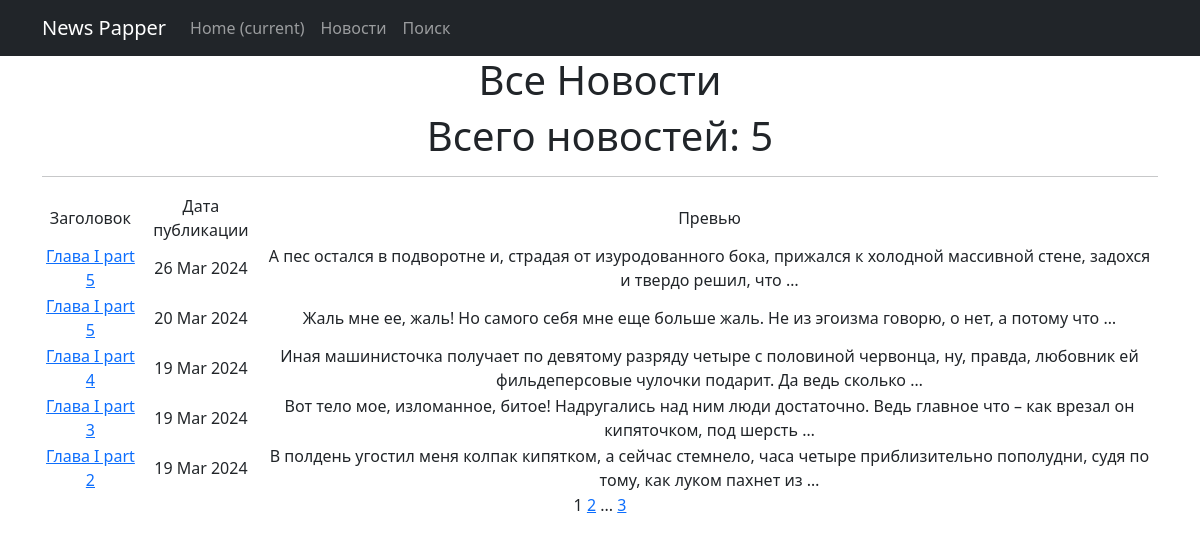
Before: /news/ with the older database file.
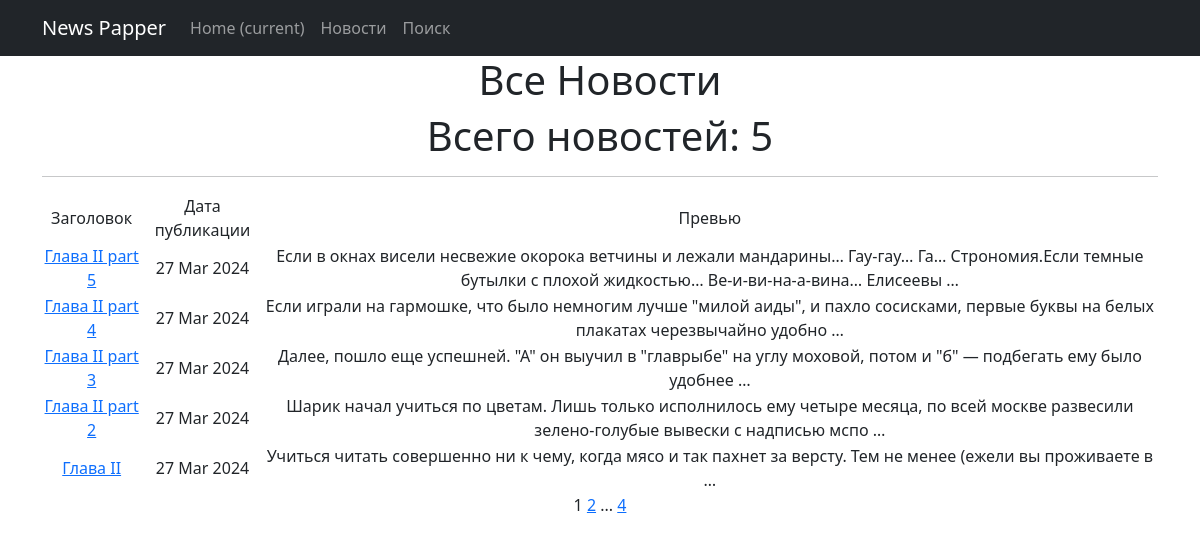
After: the same page with the newer database file.
### news/models.py (models this page shows, shortened)
class Post(models.Model):
    author = models.ForeignKey(Author, on_delete=models.CASCADE)
    News = 'NW'
    Article = 'AR'
    CHOISE_CATEGORY = [
        (News, 'Новость'),
        (Article, 'Статья')
    ]
    categoryType = models.CharField(max_length=2, choices=CHOISE_CATEGORY, default=News)
    dateCreation = models.DateTimeField(auto_now_add=True)
    postCategory = models.ManyToManyField(Category, through='PostCategory')
    title = models.CharField(max_length=128)
    text = models.TextField()
    rating = models.SmallIntegerField(default=0)

### news/views.py (the view)
# urls.py: path('', cache_page(60)(PostList.as_view()), name='post_list'),
class PostList(ListView):
    model = Post
    ordering = '-dateCreation'
    template_name = 'all_news.html'
    context_object_name = 'all_news'
    paginate_by = 5

### news/templatetags/custom_filters.py (called while the page is built)
@register.filter()
def censor(text):
    text = str(text)
    _dict = ["новость", "заглавие", "профессор"]
    for word in _dict:
        w = word.lower()
        text = text.replace(w, w[0]+'*'*(len(w)-1))
        text = text.replace(w.title(), w.title()[0]+'*'*(len(w)-1))
    return text

### templates/all_news.html (shortened to what this page needs)
{% extends 'flatpages/default.html' %}
{% load custom_filters %}
{% block content %}
    <h1>Все Новости</h1>
{% load cache %}
{% cache 30 all_news %}
    <h1>Всего новостей: {{ all_news|length }}</h1>
{% endcache %}
    <hr>
    {% if all_news %}
        <table>
            <tr>
                <td>Заголовок</td>
                <td>Дата публикации</td>
                <td>Превью</td>
            </tr>
            {% for Post in all_news %}
            <tr>
                <td><a href="{% url 'post_detail' Post.pk %}"> {{ Post.title|censor }}</a></td>
                <td>{{ Post.dateCreation|date:'d M Y' }}</td>
                <td>{{ Post.text|truncatewords:20|censor }}</td>
                <td>
                </td>
            </tr>
            {% endfor %}
        </table>
    {% else %}
        <h2>Отсутствие новостей, тоже хорошая новость!</h2>
    {% endif %}
   {{ page_obj.number }}
   {% if page_obj.has_next %}
       <a href="?page={{ page_obj.next_page_number }}">{{ page_obj.next_page_number }}</a>
       {% if paginator.num_pages != page_obj.next_page_number %}
           ...
           <a href="?page={{ page_obj.paginator.num_pages }}">{{ page_obj.paginator.num_pages }}</a>
       {% endif %}
   {% endif %}
{% endblock content %}

Changed rows visible on the page:
no longer on this page (row unchanged): Post: title|censor "Глава I part 5", dateCreation "26 Mar 2024", text|censor "А пес остался в подворотне и, страдая от изуродованного бока, прижался к холодной массивной стене, задохся и твердо решил, что …"
no longer on this page (row unchanged): Post: title|censor "Глава I part 5", dateCreation "20 Mar 2024", text|censor "Жаль мне ее, жаль! Но самого себя мне еще больше жаль. Не из эгоизма говорю, о нет, а потому что …"
no longer on this page (row unchanged): Post: title|censor "Глава I part 4", dateCreation "19 Mar 2024", text|censor "Иная машинисточка получает по девятому разряду четыре с половиной червонца, ну, правда, любовник ей фильдеперсовые чулочки подарит. Да ведь сколько …"
no longer on this page (row unchanged): Post: title|censor "Глава I part 3", dateCreation "19 Mar 2024", text|censor "Вот тело мое, изломанное, битое! Надругались над ним люди достаточно. Ведь главное что – как врезал он кипяточком, под шерсть …"
no longer on this page (row unchanged): Post: title|censor "Глава I part 2", dateCreation "19 Mar 2024", text|censor "В полдень угостил меня колпак кипятком, а сейчас стемнело, часа четыре приблизительно пополудни, судя по тому, как луком пахнет из …"
added Post: title|censor "Глава II part 5", dateCreation "27 Mar 2024", text|censor "Если в окнах висели несвежие окорока ветчины и лежали мандарины… Гау-гау… Га… Строномия.Если темные бутылки с плохой жидкостью… Ве-и-ви-на-а-вина… Елисеевы …"
added Post: title|censor "Глава II part 4", dateCreation "27 Mar 2024", text|censor "Если играли на гармошке, что было немногим лучше \"милой аиды\", и пахло сосисками, первые буквы на белых плакатах черезвычайно удобно …"
added Post: title|censor "Глава II part 3", dateCreation "27 Mar 2024", text|censor "Далее, пошло еще успешней. \"А\" он выучил в \"главрыбе\" на углу моховой, потом и \"б\" — подбегать ему было удобнее …"
added Post: title|censor "Глава II part 2", dateCreation "27 Mar 2024", text|censor "Шарик начал учиться по цветам. Лишь только исполнилось ему четыре месяца, по всей москве развесили зелено-голубые вывески с надписью мспо …"
added Post: title|censor "Глава II", dateCreation "27 Mar 2024", text|censor "Учиться читать совершенно ни к чему, когда мясо и так пахнет за версту. Тем не менее (ежели вы проживаете в …"
Other visible differences:
{{ page_obj.paginator.num_pages }}: "3" → "4"
